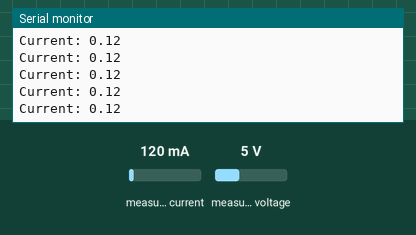
Bench run of a sketch on a simulated Arduino Uno, built with avr-gcc and run on an emulated ATmega328P. Parts: the last lines printed to the serial monitor. The inputs (shaded band) are chosen by the test bench; at power-on: measured current 120 mA, measured voltage 5 V.

Above: at 1.2 s.
1.3 s: measured current set to 40 mA
At 1.57 s:
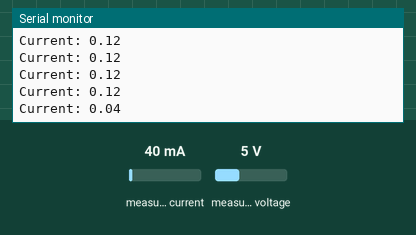
2.8 s: measured current set to 500 mA
At 2.98 s:
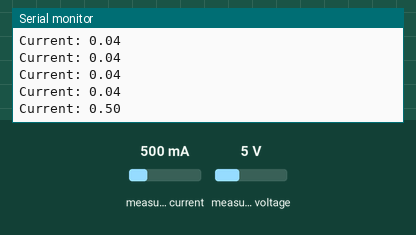
Timing chart, 0 to 5.8 s (numbered marks = the images above; inputs shaded):
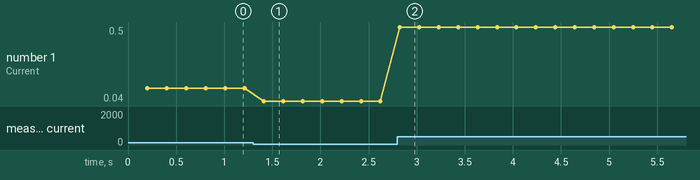

Measured:
- after the input at 1.3 s, the serial monitor: prints a new line after 0.11 s (image 1)
- after the input at 2.8 s, the serial monitor: prints a new line at once (image 2)
- plotted number 1: 0.12 → 0.04 after the input at 1.3 s, 0.04 → 0.5 after the input at 2.8 s

The sketch:

2ndchnc.ino
```cpp
// (licence header left out)
#include "EmonLib.h"             // Include Emon Library


#define VOLT_CAL 148.7
#define CURRENT_CAL 111.6

EnergyMonitor emon1;             // Create an instance

void setup()
{
  Serial.begin(9600);

  emon1.voltage(1, VOLT_CAL, 1.7);  // Voltage: input pin, calibration, phase_shift
  emon1.current(0, CURRENT_CAL);       // Current: input pin, calibration.
}

void loop()
{
  emon1.calcVI(20,2000);         // Calculate all. No.of half wavelengths (crossings), time-out

  float currentDraw            = emon1.Irms;             //extract Irms into Variable
  float supplyVoltage   = emon1.Vrms;                    //extract Vrms into Variable

  //Serial.print("Voltage: ");
  //Serial.println(supplyVoltage);

  Serial.print("Current: ");
  Serial.println(currentDraw);

  //Serial.print("Watts: ");
  //Serial.println(currentDraw * supplyVoltage);
  //Serial.println("\n\n");
}
```
